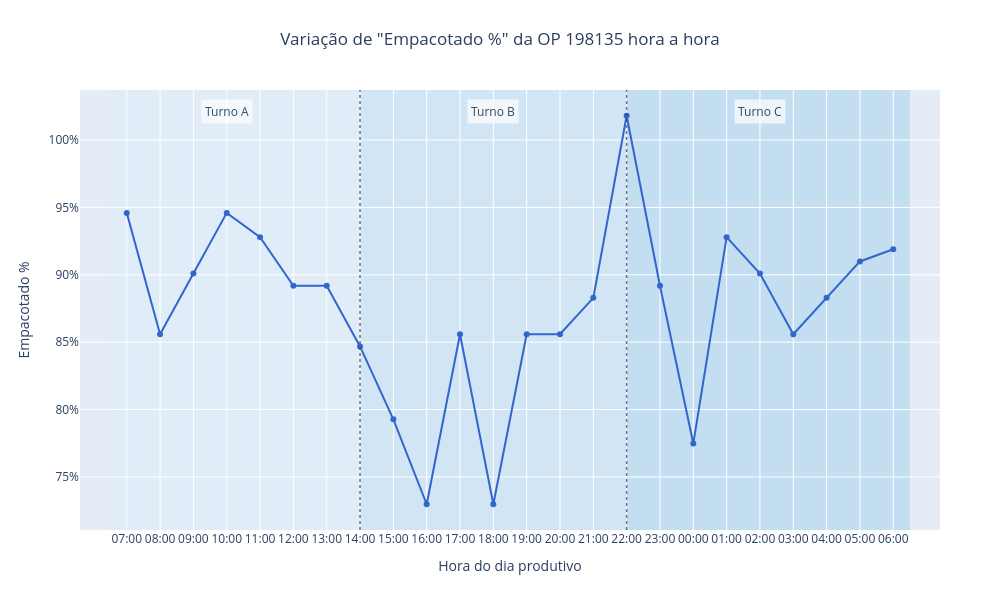

Notebook source saved alongside this figure:
### Code cell
# Ordena uma única vez, sem modificar o df original
df_analise = df.sort_values(
    "Data_Hora_Ordem_Producao"
)

# Turno, início, fim, posição do rótulo e cor
faixas_turnos = [
    ("Turno A", -0.5, 7, "10:00", "#D6EAF8"),
    ("Turno B", 7, 15, "18:00", "#AED6F1"),
    ("Turno C", 15, 23.5, "02:00", "#85C1E9"),
]

# Cria um gráfico separado para cada OP
for op_vertech, dados_op in df_analise.groupby("OP Vertech"):
    fig = px.line(
        dados_op,
        x="Hora_Producao",
        y="Empacotado %",
        markers=True,
        color_discrete_sequence=["#3366CC"],
        category_orders={
            "Hora_Producao": ORDEM_HORAS_PRODUCAO
        },
        title=(
            f'Variação de "Empacotado %" da '
            f"OP {op_vertech} hora a hora"
        ),
        labels={
            "Hora_Producao": "Hora do dia produtivo"
        },
        hover_data=[
            "OP Vertech",
            "Qtd Empacotado",
            "Rejeição %",
            "Qtd Rejeicao",
            "Objetivo %",
            "Qtd Objetivo",
        ],
    )

    # Adiciona as faixas e os rótulos dos turnos
    for turno, inicio, fim, hora_rotulo, cor in faixas_turnos:
        fig.add_vrect(
            x0=inicio,
            x1=fim,
            fillcolor=cor,
            opacity=0.35,
            line_width=0,
            layer="below",
        )

        fig.add_annotation(
            x=hora_rotulo,
            y=0.98,
            xref="x",
            yref="paper",
            text=turno,
            showarrow=False,
            font={
                "size": 12,
                "color": "#34495E",
            },
            bgcolor="rgba(255, 255, 255, 0.70)",
            borderpad=3,
        )

    # Linhas pontilhadas às 14h e às 22h
    for limite in (7, 15):
        fig.add_shape(
            type="line",
            x0=limite,
            x1=limite,
            y0=0,
            y1=1,
            xref="x",
            yref="paper",
            line={
                "color": "rgba(52, 73, 94, 0.75)",
                "width": 1.5,
                "dash": "dot",
            },
            layer="above",
        )

    # Formata os valores do eixo Y como percentuais
    fig.update_yaxes(
        tickformat=".0%"
    )

    fig.update_layout(
        title_x=0.5,
        height=600,
        width=1000,
        showlegend=False,
        margin={
            "l": 80,
            "r": 60,
            "t": 90,
            "b": 70,
        },
    )

    fig.show()

### Figure 1 — Plotly figure (JSON) as saved in the notebook; plotly's stock layout.template omitted (floating-point values rounded to 4 significant figures; data arrays with more than 128 entries replaced by an {"elided": "..."} marker saying what was removed)
{"data": [{"customdata": {"elided": "24x6 mixed values"}, "hovertemplate": "Hora do dia produtivo=%{x}<br>Empacotado %=%{y}<br>OP Vertech=%{customdata[0]}<br>Qtd Empacotado=%{customdata[1]}<br>Rejeição %=%{customdata[2]}<br>Qtd Rejeicao=%{customdata[3]}<br>Objetivo %=%{customdata[4]}<br>Qtd Objetivo=%{customdata[5]}<extra></extra>", "legendgroup": "", "line": {"color": "#3366CC", "dash": "solid"}, "marker": {"symbol": "circle"}, "mode": "lines+markers", "name": "", "orientation": "v", "showlegend": false, "type": "scatter", "x": ["07:00", "08:00", "09:00", "10:00", "11:00", "12:00", "13:00", "14:00", "15:00", "16:00", "17:00", "18:00", "19:00", "20:00", "21:00", "22:00", "23:00", "00:00", "01:00", "02:00", "03:00", "04:00", "05:00", "06:00"], "xaxis": "x", "y": [0.9459, 0.8559, 0.9009, 0.9459, 0.9279, 0.8919, 0.8919, 0.8468, 0.7928, 0.7297, 0.8559, 0.7297, 0.8559, 0.8559, 0.8829, 1.018, 0.8919, 0.7748, 0.9279, 0.9009, 0.8559, 0.8829, 0.9099, 0.9189], "yaxis": "y"}], "layout": {"annotations": [{"bgcolor": "rgba(255, 255, 255, 0.70)", "borderpad": 3, "font": {"color": "#34495E", "size": 12}, "showarrow": false, "text": "Turno A", "x": "10:00", "xref": "x", "y": 0.98, "yref": "paper"}, {"bgcolor": "rgba(255, 255, 255, 0.70)", "borderpad": 3, "font": {"color": "#34495E", "size": 12}, "showarrow": false, "text": "Turno B", "x": "18:00", "xref": "x", "y": 0.98, "yref": "paper"}, {"bgcolor": "rgba(255, 255, 255, 0.70)", "borderpad": 3, "font": {"color": "#34495E", "size": 12}, "showarrow": false, "text": "Turno C", "x": "02:00", "xref": "x", "y": 0.98, "yref": "paper"}], "height": 600, "legend": {"tracegroupgap": 0}, "margin": {"b": 70, "l": 80, "r": 60, "t": 90}, "shapes": [{"fillcolor": "#D6EAF8", "layer": "below", "line": {"width": 0}, "opacity": 0.35, "type": "rect", "x0": -0.5, "x1": 7, "xref": "x", "y0": 0, "y1": 1, "yref": "y domain"}, {"fillcolor": "#AED6F1", "layer": "below", "line": {"width": 0}, "opacity": 0.35, "type": "rect", "x0": 7, "x1": 15, "xref": "x", "y0": 0, "y1": 1, "yref": "y domain"}, {"fillcolor": "#85C1E9", "layer": "below", "line": {"width": 0}, "opacity": 0.35, "type": "rect", "x0": 15, "x1": 23.5, "xref": "x", "y0": 0, "y1": 1, "yref": "y domain"}, {"layer": "above", "line": {"color": "rgba(52, 73, 94, 0.75)", "dash": "dot", "width": 1.5}, "type": "line", "x0": 7, "x1": 7, "xref": "x", "y0": 0, "y1": 1, "yref": "paper"}, {"layer": "above", "line": {"color": "rgba(52, 73, 94, 0.75)", "dash": "dot", "width": 1.5}, "type": "line", "x0": 15, "x1": 15, "xref": "x", "y0": 0, "y1": 1, "yref": "paper"}], "showlegend": false, "title": {"text": "Variação de \"Empacotado %\" da OP 198135 hora a hora", "x": 0.5}, "width": 1000, "xaxis": {"anchor": "y", "categoryarray": ["07:00", "08:00", "09:00", "10:00", "11:00", "12:00", "13:00", "14:00", "15:00", "16:00", "17:00", "18:00", "19:00", "20:00", "21:00", "22:00", "23:00", "00:00", "01:00", "02:00", "03:00", "04:00", "05:00", "06:00"], "categoryorder": "array", "domain": [0, 1], "title": {"text": "Hora do dia produtivo"}}, "yaxis": {"anchor": "x", "domain": [0, 1], "tickformat": ".0%", "title": {"text": "Empacotado %"}}}}
